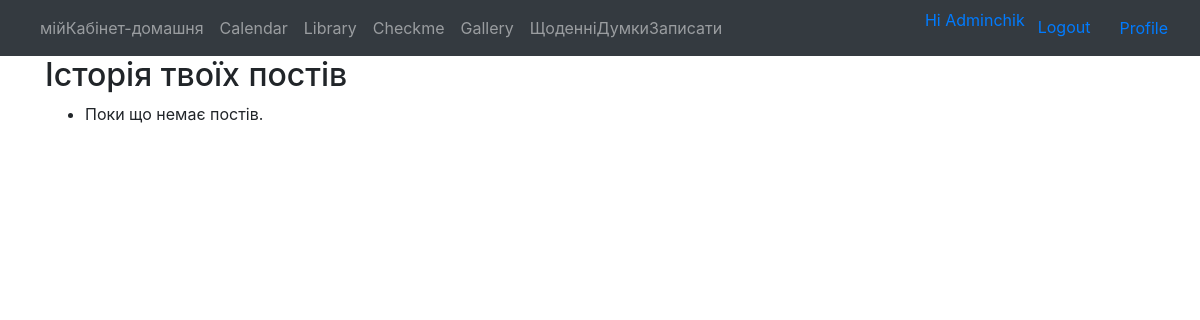
The page /history/ (signed in) on the database as committed earlier.
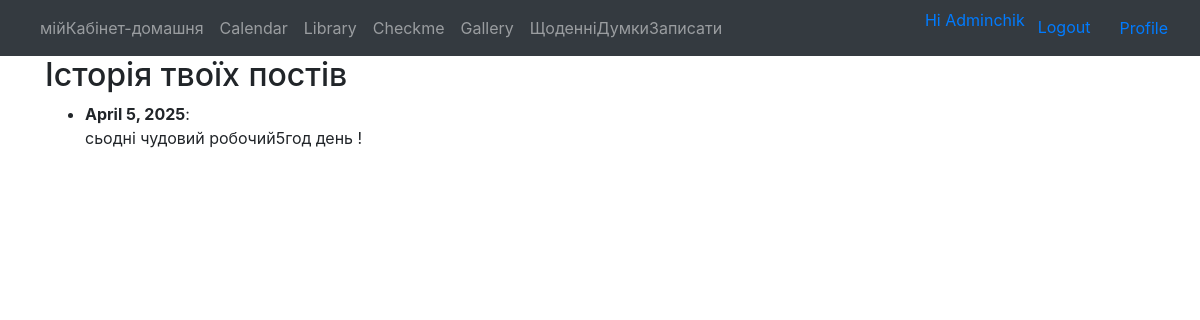
The same page on the database as committed later.
### mainapp/models.py (models this page shows, shortened)
class PersonalPost(models.Model):
    title = models.CharField(max_length=30, verbose_name = "Заголовок посту")
    content = models.TextField(verbose_name = "Опис посту")
    published_date = models.DateTimeField(auto_now_add=True, verbose_name = "Дата та час посту")
    user = models.ForeignKey(User, on_delete=models.CASCADE, verbose_name = "Автор")
    poster = models.URLField(
        default="https://images.pexels.com/photos/147465/pexels-photo-147465.jpeg?auto=compress&cs=tinysrgb&w=600",
        verbose_name = "Постер")
    date = models.DateField()
    class Meta:
        verbose_name = "ОсобистийПост"
        verbose_name_plural = "Особисті Пости"
        unique_together = ('user', 'poster', 'date', 'content')

### mainapp/views.py (the view)
# urls.py: path('history/', views.post_history_view, name='post_history'),
@login_required
def post_history_view(request):
    posts = PersonalPost.objects.filter(user=request.user).order_by('-date')
    return render(request, 'mainapp/personal_post_history.html', {'posts': posts})

### templates/mainapp/personal_post_history.html
{% extends 'base.html' %}
{% load static %}
{% block content %}
<h2>Історія твоїх постів</h2>
<ul>
    {% for post in posts %}
        <li><strong>{{ post.date }}</strong>: {{ post.content|linebreaks }}</li>
    {% empty %}
        <li>Поки що немає постів.</li>
    {% endfor %}
</ul>
{% endblock %}

Rows that differ between the two databases and show on the page:
added PersonalPost: date "April 5, 2025", content "сьодні чудовий робочий5год день !"
Other text that changed with them:
text no longer shown: "Поки що немає постів."
